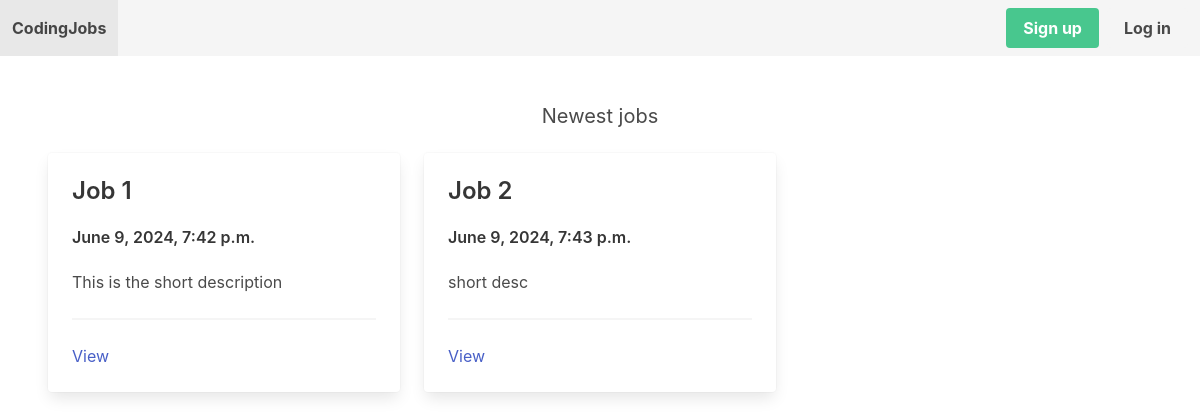
The app's page /, older data.
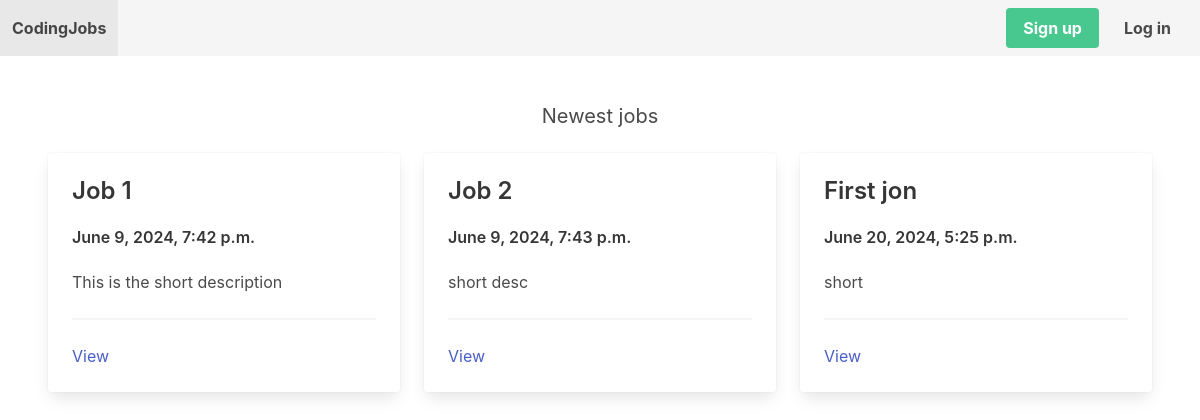
The same page, newer data.
### apps/job/models.py (models this page shows, shortened)
class Job(models.Model):
    title = models.CharField( max_length=255)
    short_description = models.TextField()
    long_description = models.TextField(blank=True, null=True)
    created_by = models.ForeignKey(User, related_name='jobs', on_delete=models.CASCADE)
    created_at = models.DateTimeField(auto_now_add=True)
    changed_at = models.DateTimeField(auto_now=True)

### coreapp/views.py (the view)
# urls.py: path('', frontpage, name='frontpage'),
def frontpage(request):
    jobs = Job.objects.all()[0:3]
    return render(request, 'coreapp/frontpage.html',{'jobs':jobs})

### coreapp/templates/coreapp/frontpage.html
{% extends "coreapp/base.html" %}
{% block content %}
<h2 class="subtitle has-text-centered">Newest jobs</h2>
<div class="columns">
    {% for job in jobs %}
        <div class="column is-4">
            <div class="card">
                <div class="card-content">
                    <div class="media">
                        <div class="media-content">
                            <p class="title is-4">{{ job.title }}</p>
                            <p class="title is-6">{{ job.created_at }}</p>
                        </div>
                    </div>
                    <div class="content">
                    {{ job.short_description }}
                    <hr>
                    <a href="{% url 'job_detail' job.id %}">View</a>
                    </div>
                </div>
            </div>
        </div>
    {% endfor %}
{% endblock content %}

Row changes from the older to the newer data that the page shows:
added Job: title "First jon", created_at "June 20, 2024, 5:25 p.m.", short_description "short"
